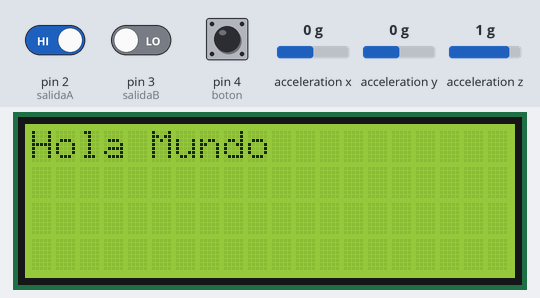
A sketch run on a simulated Arduino Uno, built with avr-gcc and run on an emulated ATmega328P. Shown: 20×4 character LCD. The test bench sets the inputs (shaded band); at power-on: pin 2 (salidaA) HIGH, pin 4 (boton) HIGH, pin 3 (salidaB) LOW, acceleration x 0 g, acceleration y 0 g, acceleration z 1 g. What the sketch prints to the serial monitor is not drawn.

Above: at 1.2 s.
1.3 s: pin 2 (salidaA) driven LOW
At 2.5 s:
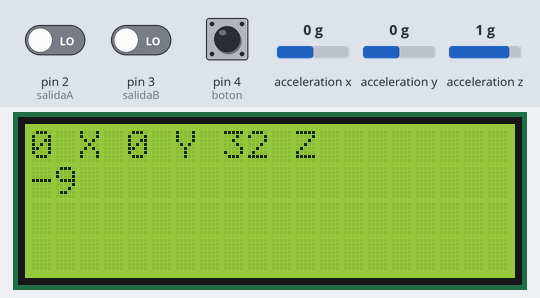
2.8 s: pin 4 (boton) pulled LOW for 0.15 s
4.4 s: pin 2 (salidaA) driven HIGH
At 4.8 s:
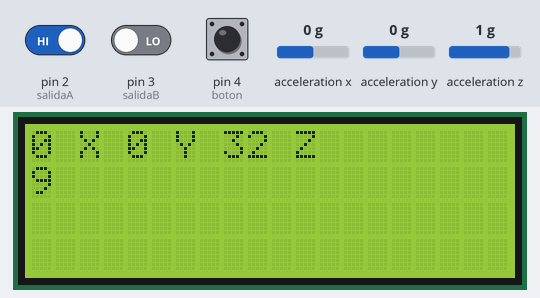
Timing chart, 0 to 7.4 s (numbered marks = the images above; inputs shaded):
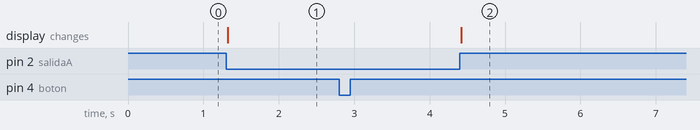

The sketch:

SISTEMA_COMPLETO.ino
```cpp
#include <Wire.h>
#include <LiquidCrystal_I2C.h>
#include <SPI.h>
#include <SparkFun_ADXL345.h>

//Crear el objeto lcd  dirección  0x3F y 16 columnas x 2 filas
LiquidCrystal_I2C lcd(0x27,20,4);
//Crear Objeto acelerometro
ADXL345 adxl = ADXL345();
///// POTENCIOMETRO
 #define salidaA 2
 #define salidaB 3
 #define boton 4
 int contador = 0;
 int estadoA;
 int estadoPrevioA;
////// ACELEROMETRO
 int x, y, z;
 void setup() {
  //POTENCIOMETRO
   pinMode (salidaA,INPUT); // pin 2
   pinMode (salidaB,INPUT); // pin 3
   // el pulsador debe ser polarizado a valor ALTO
   pinMode (boton, INPUT_PULLUP);
      Serial.begin (9600);
   // Lee el estado inicial de la salida A
   estadoPrevioA = digitalRead(salidaA);
  /////////////LCD
    // Inicializar el LCD
    lcd.init();
    //Encender la luz de fondo.
    lcd.backlight();
    // Escribimos el Mensaje en el LCD.
    lcd.print("Hola Mundo");
  /////////////
  ////////////ACELEROMETRO
   adxl.powerOn();
   adxl.setRangeSetting(16);       //Definir el rango, valores 2, 4, 8 o 16

}

void loop() {
//leer los valores e imprimirlos
  adxl.readAccel(&x, &y, &z);
//Codigo potenciometro
  // Lee el estado de la salida A
   estadoA = digitalRead(salidaA);
   // Si el estado previo de la salida A era otro
   // significa que se ha producido un pulso
   if (estadoA != estadoPrevioA){
     // Si el estado de salida B es diferente del estado
     // de salida A el codificador esta girando a la derecha
     if (digitalRead(salidaB) != estadoA) {
       contador ++;
       lcd.clear();
     } else {
       contador --;
       lcd.clear();
     }
     /*Serial.print("Posición: ");
     Serial.println(contador);
     Serial.print("angulo: ");
     Serial.println(contador*180/20);*/
     //////////
     lcd.setCursor(0, 1);
     // Escribimos el número de segundos trascurridos
     lcd.print(contador*180/20);
     //lcd.createChar(0, customChar);
     lcd.home();
     lcd.print(x);
     lcd.print(" X ");
     lcd.print(y);
     lcd.print(" Y ");
     lcd.print(z);
     lcd.print(" Z ");
     lcd.setCursor(3, 1);
     lcd.write(0);
     ////////
   }
   // actualiza el estado guardado
   estadoPrevioA = estadoA;

  bool Bot = digitalRead(boton);
  //Serial.print(B);
   if (!Bot) // si se pulsa el boton su valor va a BAJO
    { Serial.println("Boton pulsado: Contador a 0");
      contador = 0 ;
      delay(300);
    }
}
```

Measured:
- after the input at 1.3 s, the display: changes at once (image 1)
- after the input at 2.8 s, every drawn part: stays the same
- after the input at 4.4 s, the display: changes at once (image 2)
